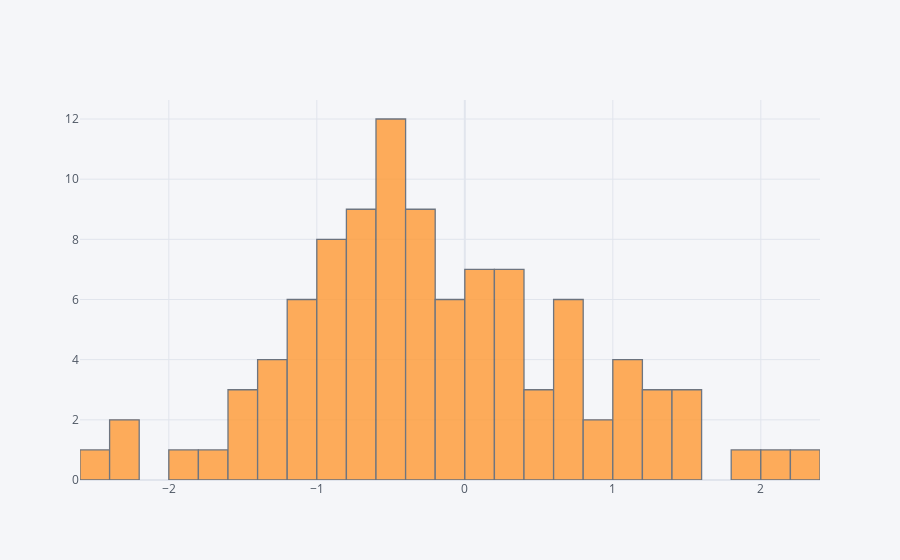

Notebook code for this chart:
### Code cell
df['A'].iplot(kind='hist',bins=25)

### Figure 1 — Plotly figure (JSON) as saved in the notebook; plotly's stock layout.template omitted (floating-point values rounded to 4 significant figures)
{"data": [{"histfunc": "count", "histnorm": "", "marker": {"color": "rgba(255, 153, 51, 1.0)", "line": {"color": "#4D5663", "width": 1.3}}, "name": "A", "nbinsx": 25, "opacity": 0.8, "orientation": "v", "type": "histogram", "x": [-1.575, -1.094, -0.4559, -2.331, -0.5546, -0.965, -1.124, -0.2, 1.495, -1.401, 1.188, 0.1111, -1.263, -0.691, 0.1305, -0.5982, -0.2172, 1.25, -1.359, 0.2207, 0.6352, 0.7888, 0.7681, -0.2357, -0.4855, 0.5399, 0.9648, -0.2692, 0.2458, -0.6987, 0.3338, -1.349, -1.047, -1.15, -0.09252, 0.1966, -0.7243, -0.2348, 0.05684, 1.093, -0.6277, -0.2824, 0.06352, -0.8925, -0.8043, -0.928, -0.8638, 0.4022, -0.9547, -0.1357, -1.634, 0.9555, -0.2953, 0.3753, -0.8006, 0.2685, -0.5082, 0.6436, 0.000986, 1.096, -0.3675, -0.4931, -0.6516, -0.7579, 1.047, 1.385, -0.3909, 0.1037, -0.5455, 2.252, -0.5697, 0.3492, -0.318, -0.7866, -0.5978, -2.544, 1.471, 1.28, 0.4315, -0.187, 1.521, -1.105, -0.9372, -2.272, -1.011, 1.887, 0.3141, -0.4033, 0.7256, 0.7011, -0.7854, -0.1344, 2.11, -0.7749, -1.945, -1.3, -0.4937, -0.002661, -0.4275, -1.544]}], "layout": {"barmode": "overlay", "legend": {"bgcolor": "#F5F6F9", "font": {"color": "#4D5663"}}, "paper_bgcolor": "#F5F6F9", "plot_bgcolor": "#F5F6F9", "title": {"font": {"color": "#4D5663"}}, "xaxis": {"gridcolor": "#E1E5ED", "showgrid": true, "tickfont": {"color": "#4D5663"}, "title": {"font": {"color": "#4D5663"}, "text": ""}, "zerolinecolor": "#E1E5ED"}, "yaxis": {"gridcolor": "#E1E5ED", "showgrid": true, "tickfont": {"color": "#4D5663"}, "title": {"font": {"color": "#4D5663"}, "text": ""}, "zerolinecolor": "#E1E5ED"}}}
